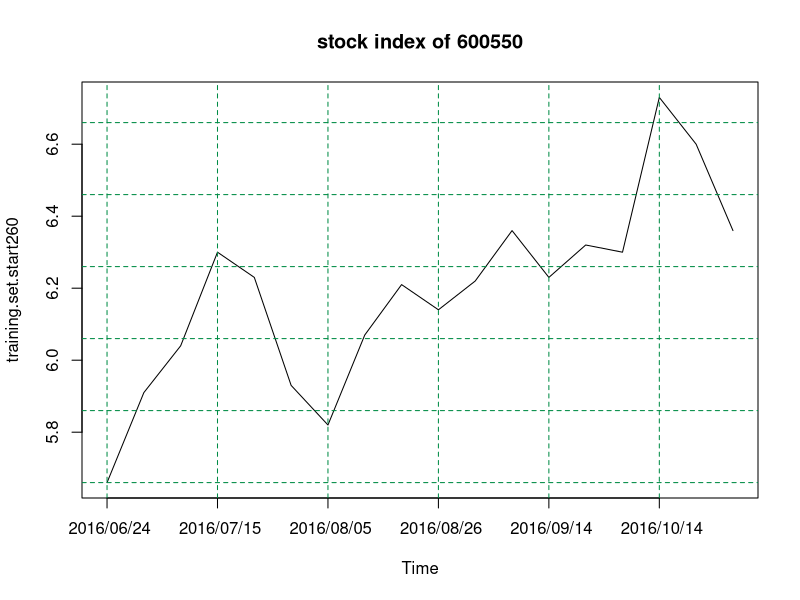
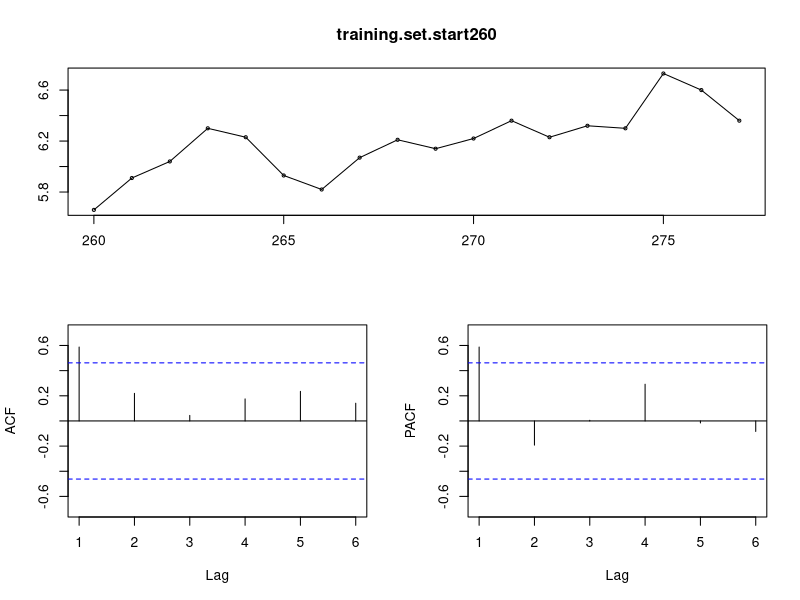
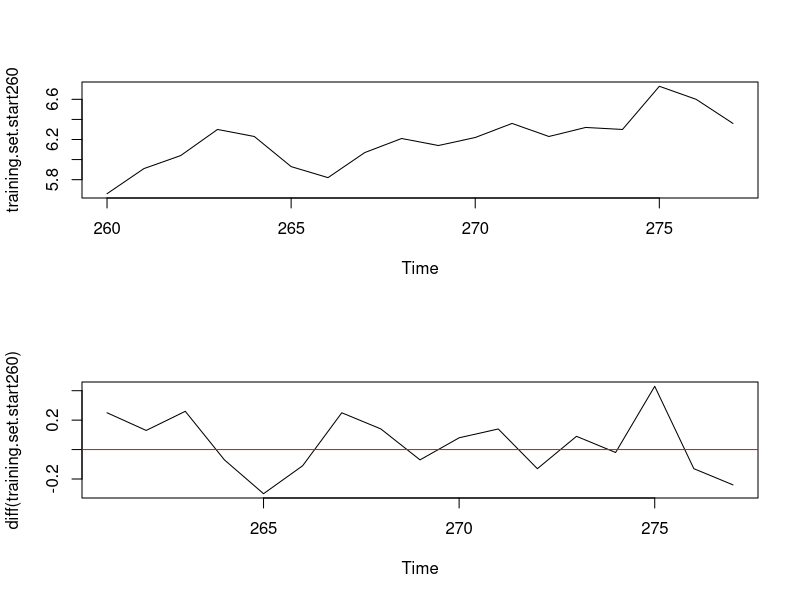
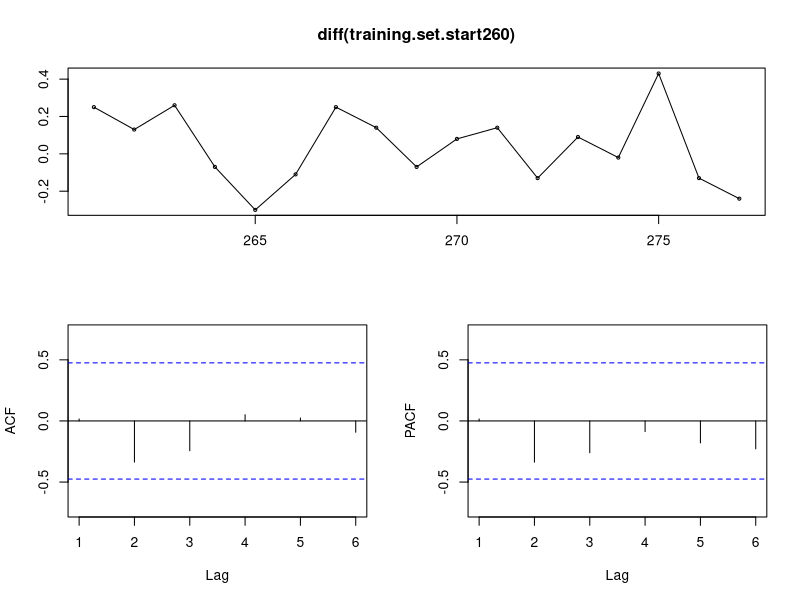
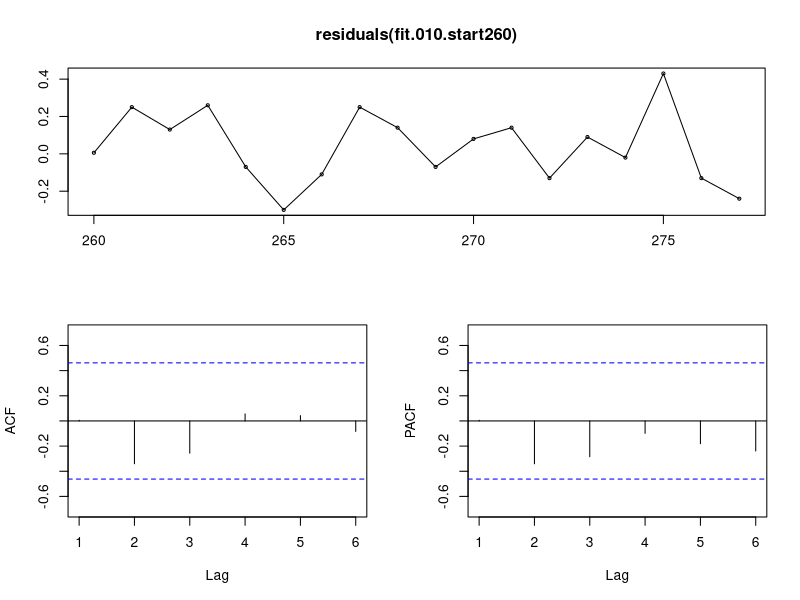

Write the R code that produced these figures, in order. (Note: this script raises an error after producing the figures.)
## ---- chunk 1
suppressMessages(library(forecast))

setwd("d://MyR//stock//")
original.data <- read.csv("600550.csv")
# (original.data)
close.price <- as.ts(original.data[,5])

training.set.start260 <- window(close.price, start = 260, end = 277)
test.set <- window(close.price, start = 278)

training.set.start235 <- window(close.price, start = 235, end = 277)
## ---- chunk 2
# dev.off()
par(mfrow = c(1,1))

# plot(training.set.start260)
plot(training.set.start260, axes = FALSE, main = "stock index of 600550")
axis(1, 
     at = seq(tsp(training.set.start260)[1], tsp(training.set.start260)[2], 3), 
     labels = original.data[seq(tsp(training.set.start260)[1], 
                                tsp(training.set.start260)[2], 3), 1])
axis(2)
box()

abline(v = seq(tsp(training.set.start260)[1], tsp(training.set.start260)[2], 3), 
       col = "springgreen4", 
       lty = "dashed",
       lwd = par("lwd"))

abline(h = seq(min(training.set.start260) - 0.2, 
               max(training.set.start260) + 0.2, 0.2), 
       col = "springgreen4", 
       lty = "dashed",
       lwd = par("lwd"))


## ---- chunk 3

tsdisplay(training.set.start260)
## ---- chunk 4

par(mfrow = c(2,1))
plot(training.set.start260)
plot(diff(training.set.start260))
abline(h = 0, col = "red")
## ---- chunk 5

tsdisplay(diff(training.set.start260))
## ---- chunk 6

##nsdiffs(training.set.start260)
ndiffs(training.set.start260)

## ---- chunk 7

(fit.010.start260 <- Arima(training.set.start260, order = c(0,1,0)))

tsdisplay(residuals(fit.010.start260))
## ---- chunk 8

Box.test(residuals(fit.010.start260), lag=3, fitdf=0)
Box.test(residuals(fit.010.start260), lag=3, fitdf=0, type = "Lj")

## ---- chunk 9
name.aicc <- c("Arima(training.set.start260, order = c(0,1,0))$aicc",
               "Arima(training.set.start260, order = c(0,1,1))$aicc",
               "Arima(training.set.start260, order = c(0,1,2))$aicc",
               "Arima(training.set.start260, order = c(1,1,0))$aicc",
               "Arima(training.set.start260, order = c(1,1,1))$aicc",
               "Arima(training.set.start260, order = c(1,1,2))$aicc",
               "Arima(training.set.start260, order = c(2,1,0))$aicc",
               "Arima(training.set.start260, order = c(2,1,1))$aicc",
               "Arima(training.set.start260, order = c(2,1,2))$aicc",
               
               "Arima(training.set.start260, order = c(0,1,0), include.drift = TRUE)$aicc",
               "Arima(training.set.start260, order = c(0,1,1), include.drift = TRUE)$aicc",
               "Arima(training.set.start260, order = c(0,1,2), include.drift = TRUE)$aicc",
               "Arima(training.set.start260, order = c(1,1,0), include.drift = TRUE)$aicc",
               "Arima(training.set.start260, order = c(1,1,1), include.drift = TRUE)$aicc",
               "Arima(training.set.start260, order = c(1,1,2), include.drift = TRUE)$aicc",
               "Arima(training.set.start260, order = c(2,1,0), include.drift = TRUE)$aicc",
               "Arima(training.set.start260, order = c(2,1,1), include.drift = TRUE)$aicc",
               "Arima(training.set.start260, order = c(2,1,2), include.drift = TRUE)$aicc"
               
)

aicc <- unlist(lapply(lapply(name.aicc, parse, file = "", n = NULL), eval))

name <-  substr(name.aicc, 1, nchar(name.aicc) - 5)

df <- data.frame(name = sub("training.set","",name), 
                 aicc = round(aicc, digits = 3))

(df[order(df$aicc),])

## ---- chunk 10

auto.arima(training.set.start260, stepwise = FALSE, approximation = FALSE)
## ---- chunk 11
# dev.off()
par(mfrow = c(1,1))

plot(residuals(fit.010.start260), axes = FALSE, main = "Arima(0,1,0)")
abline(h = 0, col = "red")
axis(1, 
     at = seq(tsp(training.set.start260)[1], tsp(training.set.start260)[2], 3), 
     labels = original.data[seq(tsp(training.set.start260)[1], 
                                tsp(training.set.start260)[2], 3), 1])
axis(2)
box()
## ---- chunk 12
# dev.off()
par(mfrow = c(1,1))

plot(as.numeric(residuals(fit.010.start260)) ~ as.numeric(fitted(fit.010.start260)), 
     main = "Arima(0,1,0)")
abline(h = 0, col = "red")



## ---- chunk 13
# dev.off()
par(mfrow = c(1,1))

qqnorm(residuals(fit.010.start260), main = "Arima(0,1,0)")
qqline(residuals(fit.010.start260))

## ---- chunk 14
# dev.off()

par(mfrow = c(1,1))


fc.arima.start260 <- forecast(fit.010.start260, h = length(test.set), level = 60)

ylim.upper <- max(c(fc.arima.start260$upper, 
                    fc.arima.start260$x)) + 0.2

ylim.lower <- min(c(fc.arima.start260$lower, 
                    fc.arima.start260$x)) - 0.2


plot(fc.arima.start260, ylim = c(ylim.lower, ylim.upper),
     type = "o", plot.conf = TRUE, shaded = FALSE, pi.col = "purple",
     axes = FALSE, main = "Arima(0,1,0)")
lines(test.set, type = "o",col = "red")

axis(1, at = seq(tsp(training.set.start260)[1], tsp(close.price)[2], 3), 
     labels = original.data[seq(tsp(training.set.start260)[1], tsp(close.price)[2], 3), 1])
axis(2)
box()

abline(v = seq(tsp(training.set.start260)[1], tsp(close.price)[2], 3), 
       col = "springgreen4", 
       lty = "dotted",
       lwd = par("lwd"))

abline(h = seq(ylim.lower, ylim.upper, 0.2), 
       col = "springgreen4", 
       lty = "dotted",
       lwd = par("lwd"))


## ---- chunk 15
# dev.off()
par(mfrow = c(1,1))


# plot(training.set.start260)
plot(training.set.start235, axes = FALSE, main = "stock index of 600550")
axis(1, at = seq(tsp(training.set.start235)[1], tsp(training.set.start235)[2], 5), 
     labels = original.data[seq(tsp(training.set.start235)[1], tsp(training.set.start235)[2], 5), 1])
axis(2)
box()

abline(v = seq(tsp(training.set.start235)[1], tsp(training.set.start235)[2], 5), 
       col = "springgreen4", 
       lty = "dashed",
       lwd = par("lwd"))

abline(h = seq(min(training.set.start235) - 0.1, 
               max(training.set.start235) + 0.1, 0.3), 
       col = "springgreen4", 
       lty = "dashed",
       lwd = par("lwd"))


## ---- chunk 16
tsdisplay(training.set.start235)
## ---- chunk 17
par(mfrow = c(2,1))
plot(training.set.start235)
plot(diff(training.set.start235))
abline(h = 0, col = "red")
## ---- chunk 18
tsdisplay(diff(training.set.start235))
## ---- chunk 19
##nsdiffs(training.set.start235)
ndiffs(training.set.start235)

## ---- chunk 20

(fit.010.start235 <- Arima(training.set.start235, order = c(0,1,0)))

tsdisplay(residuals(fit.010.start235))
## ---- chunk 21

Box.test(residuals(fit.010.start235), lag=8, fitdf=0)
Box.test(residuals(fit.010.start235), lag=8, fitdf=0, type = "Lj")

## ---- chunk 22
name.aicc <- c("Arima(training.set.start235, order = c(0,1,0))$aicc",
               "Arima(training.set.start235, order = c(0,1,1))$aicc",
               "Arima(training.set.start235, order = c(0,1,2))$aicc",
               
               "Arima(training.set.start235, order = c(1,1,0))$aicc",
               "Arima(training.set.start235, order = c(1,1,1))$aicc",
               "Arima(training.set.start235, order = c(1,1,2))$aicc",
               
               "Arima(training.set.start235, order = c(2,1,0))$aicc",
               "Arima(training.set.start235, order = c(2,1,1))$aicc",
               "Arima(training.set.start235, order = c(2,1,2))$aicc",
               
               "Arima(training.set.start235, order = c(0,1,0), include.drift = TRUE)$aicc",
               "Arima(training.set.start235, order = c(0,1,1), include.drift = TRUE)$aicc",
               "Arima(training.set.start235, order = c(0,1,2), include.drift = TRUE)$aicc",
               
               "Arima(training.set.start235, order = c(1,1,0), include.drift = TRUE)$aicc",
               "Arima(training.set.start235, order = c(1,1,1), include.drift = TRUE)$aicc",
               "Arima(training.set.start235, order = c(1,1,2), include.drift = TRUE)$aicc",
               
               "Arima(training.set.start235, order = c(2,1,0), include.drift = TRUE)$aicc",
               "Arima(training.set.start235, order = c(2,1,1), include.drift = TRUE)$aicc",
               "Arima(training.set.start235, order = c(2,1,2), include.drift = TRUE)$aicc"
               
)

aicc <- unlist(lapply(lapply(name.aicc, parse, file = "", n = NULL), eval))

name <-  substr(name.aicc, 1, nchar(name.aicc) - 5)

df <- data.frame(name = sub("training.set","",name), 
                 aicc = round(aicc, digits = 3))

(df[order(df$aicc),])

## ---- chunk 23

auto.arima(training.set.start235,  stepwise = FALSE, approximation = FALSE)

## ---- chunk 24

(fit.011.start235 <- Arima(training.set.start235, order = c(0,1,1)))

tsdisplay(residuals(fit.011.start235))
## ---- chunk 25

Box.test(residuals(fit.011.start235), lag=8, fitdf=1)
Box.test(residuals(fit.011.start235), lag=8, fitdf=1, type = "Lj")

## ---- chunk 26
# dev.off()
par(mfrow = c(1,1))

plot(residuals(fit.011.start235), axes = FALSE, main = "Arima(0,1,1)")
abline(h = 0, col = "red")
axis(1, 
     at = seq(tsp(training.set.start235)[1], tsp(training.set.start235)[2], 5), 
     labels = original.data[seq(tsp(training.set.start235)[1], 
                                tsp(training.set.start235)[2], 5), 1])
axis(2)
box()
## ---- chunk 27
# dev.off()
par(mfrow = c(1,1))

plot(as.numeric(residuals(fit.011.start235)) ~ as.numeric(fitted(fit.011.start235)), 
     main = "Arima(0,1,1)")
abline(h = 0, col = "red")



## ---- chunk 28
# dev.off()
par(mfrow = c(1,1))

qqnorm(residuals(fit.011.start235), main = "Arima(0,1,1)")
qqline(residuals(fit.011.start235))

## ---- chunk 29
# dev.off()

par(mfrow = c(1,1))


fc.arima.start235 <- forecast(fit.011.start235, h = length(test.set), level = 60)

ylim.upper <- max(c(fc.arima.start235$upper, 
                    fc.arima.start235$x)) + 0.1

ylim.lower <- min(c(fc.arima.start235$lower, 
                    fc.arima.start235$x)) - 0.1

plot(fc.arima.start235, ylim = c(ylim.lower, ylim.upper),
     type = "o", plot.conf = TRUE, shaded = FALSE, pi.col = "purple",
     axes = FALSE, main = "Arima(0,1,1)")
lines(test.set, type = "o",col = "red")

axis(1, at = seq(tsp(training.set.start235)[1], tsp(close.price)[2], 5), 
     labels = original.data[seq(tsp(training.set.start235)[1], tsp(close.price)[2], 5), 1])
axis(2)
box()

abline(v = seq(tsp(training.set.start235)[1], tsp(close.price)[2], 5), 
       col = "springgreen4", 
       lty = "dotted",
       lwd = par("lwd"))

abline(h = seq(ylim.lower, ylim.upper, 0.3), 
       col = "springgreen4", 
       lty = "dotted",
       lwd = par("lwd"))


## ---- chunk 30
# fit.holt.start260 <- holt(training.set.start260, 
#                           h = length(test.set),  
#                           level = 60)

fit.ses.ets.start235 <- ets(training.set.start235, model = "ANN", lambda = -1)

df.training.set.comparison <- rbind(accuracy(fit.010.start260),
            accuracy(fit.011.start235),
            accuracy(fit.ses.ets.start235))

row.names(df.training.set.comparison) <- c("Arima(0,1,0) 2016-6", 
                                           "Arima(0,1,1) 2015-12",
                                           "SES model 2015-12")
print(round(df.training.set.comparison, 3))


## ---- chunk 31

Box.test(residuals(fit.010.start260), lag=3, fitdf=0)
Box.test(residuals(fit.010.start260), lag=3, fitdf=0, type = "Lj")

Box.test(residuals(fit.011.start235), lag=8, fitdf=1)
Box.test(residuals(fit.011.start235), lag=8, fitdf=1, type = "Lj")

Box.test(residuals(fit.ses.ets.start235), lag=8, fitdf=1)
Box.test(residuals(fit.ses.ets.start235), lag=8, fitdf=1, type = "Lj")
## ---- chunk 32
# dev.off()
par(mfrow = c(1,3))

plot(as.numeric(residuals(fit.010.start260)) ~ as.numeric(fitted(fit.010.start260)), 
     main = "Arima(0,1,0) model for data between 2016-6 and 2016-9")
abline(h = 0, col = "red")

plot(as.numeric(residuals(fit.011.start235)) ~ as.numeric(fitted(fit.011.start235)), 
     main = "Arima(0,1,1) model for data between 2015-12 and 2016-9")
abline(h = 0, col = "red")

plot(as.numeric(residuals(fit.ses.ets.start235)) ~ as.numeric(fitted(fit.ses.ets.start235)), 
     main = "SES model for data between 2015-12 and 2016-9")
abline(h = 0, col = "red")

## ---- chunk 33
# dev.off()
par(mfrow = c(1,3))

qqnorm(residuals(fit.010.start260), main = "Arima(0,1,0) model for data between 2016-6 and 2016-9")
qqline(residuals(fit.010.start260))

qqnorm(residuals(fit.011.start235), main = "Arima(0,1,1) model for data between 2015-12 and 2016-9")
qqline(residuals(fit.011.start235))

qqnorm(residuals(fit.ses.ets.start235), main = "SES model for data between 2015-12 and 2016-9")
qqline(residuals(fit.ses.ets.start235))

## ---- chunk 34
df.test.set.comparison <- rbind(
        accuracy(forecast(fit.010.start260, h = length(test.set)), test.set)[2,],
        accuracy(forecast(fit.011.start235, h = length(test.set)), test.set)[2,],
        accuracy(forecast(fit.ses.ets.start235, h = length(test.set)), test.set)[2,])

row.names(df.test.set.comparison) <- c("Arima(0,1,0) 2016-6", 
                                       "Arima(0,1,1) 2015-12",
                                       "SES model 2015-12")
print(round(df.test.set.comparison, 3))


## ---- chunk 35
# dev.off()

fc.ses.ets.start235 <- forecast(fit.ses.ets.start235, h = length(test.set), level = 60)

ylim.upper.comparison <- max(c(fc.arima.start235$upper, 
                    fc.arima.start235$x,
                    fc.arima.start260$upper,
                    fc.ses.ets.start235$upper)) + 0.1

ylim.lower.comparison <- min(c(fc.arima.start235$lower, 
                    fc.arima.start235$x,
                    fc.arima.start260$lower,
                    fc.ses.ets.start235$lower)) - 0.1


par(mfrow = c(1,3))


plot(fc.arima.start260, 
     ylim = c(ylim.lower.comparison, ylim.upper.comparison),
     type = "o", plot.conf = TRUE, shaded = FALSE, pi.col = "purple",
     axes = FALSE, main = "Arima(0,1,0) model for data between 2016-6 and 2016-9")
lines(test.set, col = "red")

axis(1, at = seq(tsp(training.set.start260)[1], length(close.price), 5), 
     labels = FALSE)

text(seq(tsp(training.set.start260)[1], length(close.price), 5), 
     par("usr")[3] - 0.1, 
     labels = original.data[seq(tsp(training.set.start260)[1], length(close.price), 5), 1], 
     srt = 45, 
     pos = 1, 
     xpd = TRUE)

axis(2)
box()

abline(v = seq(tsp(training.set.start260)[1], length(close.price), 5), 
       col = "springgreen4", 
       lty = "dotted",
       lwd = par("lwd"))

abline(h = seq(ylim.lower.comparison, ylim.upper.comparison, 0.5), 
       col = "springgreen4", 
       lty = "dotted",
       lwd = par("lwd"))



###"Arima(0,1,1) model for data between 2015-12 and 2016-9"
plot(fc.arima.start235, 
     ylim = c(ylim.lower.comparison, ylim.upper.comparison),
     type = "o", plot.conf = TRUE, shaded = FALSE, pi.col = "purple",
     axes = FALSE, main = "Arima(0,1,1) model for data between 2015-12 and 2016-9")
lines(test.set, col = "red")
axis(1, at = seq(tsp(training.set.start235)[1], length(close.price), 5), 
     labels = FALSE)

text(seq(tsp(training.set.start235)[1], length(close.price), 5), 
     par("usr")[3] - 0.1, 
     labels = original.data[seq(tsp(training.set.start235)[1], length(close.price), 5), 1], 
     srt = 45, 
     pos = 1, 
     xpd = TRUE)


axis(2)
box()

abline(v = seq(tsp(training.set.start235)[1], length(close.price), 5), 
       col = "springgreen4", 
       lty = "dotted",
       lwd = par("lwd"))

abline(h = seq(ylim.lower.comparison, ylim.upper.comparison, 0.5), 
       col = "springgreen4", 
       lty = "dotted",
       lwd = par("lwd"))

###"Holt model for data between 2016-6 and 2016-9"

plot(fc.ses.ets.start235, 
     ylim = c(ylim.lower.comparison, ylim.upper.comparison),
     type = "o", plot.conf = TRUE, shaded = FALSE, pi.col = "purple",
     axes = FALSE, main = "SES model for data between 2015-12 and 2016-9")
lines(test.set, col = "red")

axis(1, at = seq(tsp(training.set.start235)[1], length(close.price), 5), 
     labels = FALSE)

text(seq(tsp(training.set.start235)[1], length(close.price), 5), 
     par("usr")[3] - 0.1, 
     labels = original.data[seq(tsp(training.set.start235)[1], length(close.price), 5), 1], 
     srt = 45, 
     pos = 1, 
     xpd = TRUE)

axis(2)
box()

abline(v = seq(tsp(training.set.start235)[1], length(close.price), 5), 
       col = "springgreen4", 
       lty = "dotted",
       lwd = par("lwd"))

abline(h = seq(ylim.lower.comparison, ylim.upper.comparison, 0.5), 
       col = "springgreen4", 
       lty = "dotted",
       lwd = par("lwd"))


## ---- chunk 36

review.length <- 5

refined.training.set.last5weeks <- 
        window(close.price, start = 260, end = length(close.price) - review.length)

refined.test.set.last5weeks <- 
        window(close.price, start = length(close.price) - review.length + 1)

## ---- chunk 37
tsdisplay(refined.training.set.last5weeks)
## ---- chunk 38

par(mfrow = c(2,1))
plot(refined.training.set.last5weeks)
plot(diff(refined.training.set.last5weeks))
abline(h = 0, col = "red")
## ---- chunk 39

tsdisplay(diff(refined.training.set.last5weeks))
## ---- chunk 40

##nsdiffs(refined.training.set.last5weeks)
ndiffs(refined.training.set.last5weeks)

## ---- chunk 41

(fit.010.last5weeks <- Arima(refined.training.set.last5weeks, order = c(0,1,0)))

tsdisplay(residuals(fit.010.last5weeks))

## ---- chunk 42

Box.test(residuals(fit.010.last5weeks), lag=4, fitdf=0)
Box.test(residuals(fit.010.last5weeks), lag=4, fitdf=0, type = "Lj")

## ---- chunk 43
name.aicc <- c("Arima(refined.training.set.last5weeks, order = c(0,1,0))$aicc",
               "Arima(refined.training.set.last5weeks, order = c(0,1,1))$aicc",
               "Arima(refined.training.set.last5weeks, order = c(0,1,2))$aicc",
               "Arima(refined.training.set.last5weeks, order = c(0,1,3))$aicc",
               
               "Arima(refined.training.set.last5weeks, order = c(1,1,0))$aicc",
               "Arima(refined.training.set.last5weeks, order = c(1,1,1))$aicc",
               "Arima(refined.training.set.last5weeks, order = c(1,1,2))$aicc",
               "Arima(refined.training.set.last5weeks, order = c(1,1,3))$aicc",
               
               "Arima(refined.training.set.last5weeks, order = c(2,1,0))$aicc",
               "Arima(refined.training.set.last5weeks, order = c(2,1,1))$aicc",
               "Arima(refined.training.set.last5weeks, order = c(2,1,2))$aicc",
               "Arima(refined.training.set.last5weeks, order = c(2,1,3))$aicc",
               
               "Arima(refined.training.set.last5weeks, order = c(3,1,0))$aicc",
               "Arima(refined.training.set.last5weeks, order = c(3,1,1))$aicc",
               "Arima(refined.training.set.last5weeks, order = c(3,1,2))$aicc",
               "Arima(refined.training.set.last5weeks, order = c(3,1,3))$aicc",
               
               "Arima(refined.training.set.last5weeks, order = c(0,1,0), include.drift = TRUE)$aicc",
               "Arima(refined.training.set.last5weeks, order = c(0,1,1), include.drift = TRUE)$aicc",
               "Arima(refined.training.set.last5weeks, order = c(0,1,2), include.drift = TRUE)$aicc",
               "Arima(refined.training.set.last5weeks, order = c(0,1,3), include.drift = TRUE)$aicc",
               
               "Arima(refined.training.set.last5weeks, order = c(1,1,0), include.drift = TRUE)$aicc",
               "Arima(refined.training.set.last5weeks, order = c(1,1,1), include.drift = TRUE)$aicc",
               "Arima(refined.training.set.last5weeks, order = c(1,1,2), include.drift = TRUE)$aicc",
               "Arima(refined.training.set.last5weeks, order = c(1,1,3), include.drift = TRUE)$aicc",
               
               "Arima(refined.training.set.last5weeks, order = c(2,1,0), include.drift = TRUE)$aicc",
               "Arima(refined.training.set.last5weeks, order = c(2,1,1), include.drift = TRUE)$aicc",
               "Arima(refined.training.set.last5weeks, order = c(2,1,2), include.drift = TRUE)$aicc",
               "Arima(refined.training.set.last5weeks, order = c(2,1,3), include.drift = TRUE)$aicc",
               
               "Arima(refined.training.set.last5weeks, order = c(3,1,0), include.drift = TRUE)$aicc",
               "Arima(refined.training.set.last5weeks, order = c(3,1,1), include.drift = TRUE)$aicc",
               "Arima(refined.training.set.last5weeks, order = c(3,1,2), include.drift = TRUE)$aicc",
               "Arima(refined.training.set.last5weeks, order = c(3,1,3), include.drift = TRUE)$aicc"
)

aicc <- unlist(lapply(lapply(name.aicc, parse, file = "", n = NULL), eval))

name <-  substr(name.aicc, 1, nchar(name.aicc) - 5)

df <- data.frame(name = sub("refined.training.set","",name), 
                 aicc = round(aicc, digits = 3))

(df[order(df$aicc),])

## ---- chunk 44

(fit.211.drift.last5weeks <- Arima(refined.training.set.last5weeks, order = c(2,1,1), include.drift = TRUE))
                       
Box.test(residuals(fit.211.drift.last5weeks), lag=4, fitdf=3)
Box.test(residuals(fit.211.drift.last5weeks), lag=4, fitdf=3, type = "Lj")
## ---- chunk 45

(fit.012.drift.last5weeks <- Arima(refined.training.set.last5weeks, order = c(0,1,2), include.drift = TRUE))
                       
Box.test(residuals(fit.012.drift.last5weeks), lag=4, fitdf=2)
Box.test(residuals(fit.012.drift.last5weeks), lag=4, fitdf=2, type = "Lj")
## ---- chunk 46

auto.arima(refined.training.set.last5weeks, stepwise = FALSE, approximation = FALSE)
                       
## ---- chunk 47
# dev.off()
par(mfrow = c(1,3))

plot(residuals(fit.211.drift.last5weeks), axes = FALSE, main = "Arima(2,1,1)")
abline(h = 0, col = "red")
axis(1, 
     at = seq(tsp(refined.training.set.last5weeks)[1], tsp(refined.training.set.last5weeks)[2], 5), 
     labels = original.data[seq(tsp(refined.training.set.last5weeks)[1], 
                                tsp(refined.training.set.last5weeks)[2], 5), 1])
axis(2)
box()

plot(residuals(fit.012.drift.last5weeks), axes = FALSE, main = "Arima(0,1,2)")
abline(h = 0, col = "red")
axis(1, 
     at = seq(tsp(refined.training.set.last5weeks)[1], tsp(refined.training.set.last5weeks)[2], 5), 
     labels = original.data[seq(tsp(refined.training.set.last5weeks)[1], 
                                tsp(refined.training.set.last5weeks)[2], 5), 1])
axis(2)
box()


plot(residuals(fit.010.last5weeks), axes = FALSE, main = "Arima(0,1,0)")
abline(h = 0, col = "red")
axis(1, 
     at = seq(tsp(refined.training.set.last5weeks)[1], tsp(refined.training.set.last5weeks)[2], 5), 
     labels = original.data[seq(tsp(refined.training.set.last5weeks)[1], 
                                tsp(refined.training.set.last5weeks)[2], 5), 1])
axis(2)
box()
## ---- chunk 48
# dev.off()
par(mfrow = c(1,3))

plot(as.numeric(residuals(fit.211.drift.last5weeks)) ~ as.numeric(fitted(fit.211.drift.last5weeks)), 
     main = "Arima(2,1,1)")
abline(h = 0, col = "red")

plot(as.numeric(residuals(fit.012.drift.last5weeks)) ~ as.numeric(fitted(fit.012.drift.last5weeks)), 
     main = "Arima(0,1,2)")
abline(h = 0, col = "red")

plot(as.numeric(residuals(fit.010.last5weeks)) ~ as.numeric(fitted(fit.010.last5weeks)), 
     main = "Arima(0,1,0)")
abline(h = 0, col = "red")



## ---- chunk 49
# dev.off()
par(mfrow = c(1,3))

qqnorm(residuals(fit.211.drift.last5weeks), main = "Arima(2,1,1)")
qqline(residuals(fit.211.drift.last5weeks))

qqnorm(residuals(fit.012.drift.last5weeks), main = "Arima(0,1,2)")
qqline(residuals(fit.012.drift.last5weeks))

qqnorm(residuals(fit.010.last5weeks), main = "Arima(0,1,0)")
qqline(residuals(fit.010.last5weeks))

## ---- chunk 50
par(mfrow = c(1,3))

refined.fc.arima211.last5weeks <- forecast(fit.211.drift.last5weeks, #h = 70, 
                          h = review.length,  
                          level = c(80,95))

refined.fc.arima012.last5weeks <- forecast(fit.012.drift.last5weeks, #h = 70, 
                          h = review.length,  
                          level = c(80,95))

refined.fc.arima010.last5weeks <- forecast(fit.010.last5weeks, #h = 70, 
                          h = review.length,  
                          level = c(80,95))

ylim.upper.last5weeks <- max(c(refined.fc.arima211.last5weeks$upper,
                               refined.fc.arima012.last5weeks$upper,
        refined.fc.arima010.last5weeks$upper, 
                    refined.fc.arima010.last5weeks$x)) + 0.1


ylim.lower.last5weeks <- min(c(refined.fc.arima211.last5weeks$lower,
                               refined.fc.arima012.last5weeks$lower,
        refined.fc.arima010.last5weeks$lower, 
                    refined.fc.arima010.last5weeks$x)) - 0.1

plot(refined.fc.arima211.last5weeks, 
     ylim = c(ylim.lower.last5weeks, ylim.upper.last5weeks),
     type = "o", plot.conf = TRUE, shaded = TRUE, 
     fcol = "red", pi.col = "red",
     axes = FALSE, main = "Forecast for the last 5 weeks using Arima(2,1,1) model")

lines(fitted(refined.fc.arima211.last5weeks), col = "red")

lines(window(close.price, start = tsp(refined.training.set.last5weeks)[1]), 
      type = "o")

axis(1, at = seq(tsp(refined.training.set.last5weeks)[1], length(close.price), 5), 
     labels = original.data[seq(tsp(refined.training.set.last5weeks)[1], length(close.price), 5), 1])
axis(2)
box()

abline(v = seq(tsp(refined.fc.arima211.last5weeks$x)[1], length(close.price), 5), 
       col = "springgreen4", 
       lty = "dotted",
       lwd = par("lwd"))

abline(h = seq(ylim.lower.last5weeks, ylim.upper.last5weeks, 0.3), 
       col = "springgreen4", 
       lty = "dotted",
       lwd = par("lwd"))

plot(refined.fc.arima012.last5weeks, 
     ylim = c(ylim.lower.last5weeks, ylim.upper.last5weeks),
     type = "o", plot.conf = TRUE, shaded = TRUE, 
     fcol = "red", pi.col = "red",
     axes = FALSE, main = "Forecast for the last 5 weeks using Arima(0,1,2) model")

lines(fitted(refined.fc.arima012.last5weeks), col = "red")

lines(window(close.price, start = tsp(refined.training.set.last5weeks)[1]), 
      type = "o")

axis(1, at = seq(tsp(refined.training.set.last5weeks)[1], length(close.price), 5), 
     labels = original.data[seq(tsp(refined.training.set.last5weeks)[1], length(close.price), 5), 1])
axis(2)
box()

abline(v = seq(tsp(refined.fc.arima012.last5weeks$x)[1], length(close.price), 5), 
       col = "springgreen4", 
       lty = "dotted",
       lwd = par("lwd"))

abline(h = seq(ylim.lower.last5weeks, ylim.upper.last5weeks, 0.3), 
       col = "springgreen4", 
       lty = "dotted",
       lwd = par("lwd"))


plot(refined.fc.arima010.last5weeks, 
     ylim = c(ylim.lower.last5weeks, ylim.upper.last5weeks),
     type = "o", plot.conf = TRUE, shaded = TRUE, 
     fcol = "red", pi.col = "red",
     axes = FALSE, main = "Forecast for the last 5 weeks using Arima(0,1,0) model")

lines(fitted(refined.fc.arima010.last5weeks), col = "red")

lines(window(close.price, start = tsp(refined.training.set.last5weeks)[1]), 
      type = "o")

axis(1, at = seq(tsp(refined.training.set.last5weeks)[1], length(close.price), 5), 
     labels = original.data[seq(tsp(refined.training.set.last5weeks)[1], length(close.price), 5), 1])
axis(2)
box()

abline(v = seq(tsp(refined.fc.arima010.last5weeks$x)[1], length(close.price), 5), 
       col = "springgreen4", 
       lty = "dotted",
       lwd = par("lwd"))

abline(h = seq(ylim.lower.last5weeks, ylim.upper.last5weeks, 0.3), 
       col = "springgreen4", 
       lty = "dotted",
       lwd = par("lwd"))


summary(refined.fc.arima010.last5weeks)

## ---- chunk 51

refined.dataset.last.week <- window(close.price, start = 260, end = length(close.price) - 1)

## ---- chunk 52

tsdisplay(refined.dataset.last.week)
## ---- chunk 53

par(mfrow = c(2,1))
plot(refined.dataset.last.week)
plot(diff(refined.dataset.last.week))
abline(h = 0, col = "red")
## ---- chunk 54

tsdisplay(diff(refined.dataset.last.week))
## ---- chunk 55

##nsdiffs(refined.dataset.last.week)
ndiffs(refined.dataset.last.week)

## ---- chunk 56

(fit.010.start260.last.week <- Arima(refined.dataset.last.week, order = c(0,1,0)))

tsdisplay(residuals(fit.010.start260.last.week))
## ---- chunk 57

Box.test(residuals(fit.010.start260.last.week), lag=4, fitdf=0)
Box.test(residuals(fit.010.start260.last.week), lag=4, fitdf=0, type = "Lj")

## ---- chunk 58
name.aicc <- c("Arima(refined.dataset.last.week, order = c(0,1,0))$aicc",
               "Arima(refined.dataset.last.week, order = c(0,1,1))$aicc",
               "Arima(refined.dataset.last.week, order = c(0,1,2))$aicc",
               "Arima(refined.dataset.last.week, order = c(0,1,3))$aicc",
               
               "Arima(refined.dataset.last.week, order = c(1,1,0))$aicc",
               "Arima(refined.dataset.last.week, order = c(1,1,1))$aicc",
               "Arima(refined.dataset.last.week, order = c(1,1,2))$aicc",
               "Arima(refined.dataset.last.week, order = c(1,1,3))$aicc",
               
               "Arima(refined.dataset.last.week, order = c(2,1,0))$aicc",
               "Arima(refined.dataset.last.week, order = c(2,1,1))$aicc",
               "Arima(refined.dataset.last.week, order = c(2,1,2))$aicc",
               "Arima(refined.dataset.last.week, order = c(2,1,3))$aicc",
               
               "Arima(refined.dataset.last.week, order = c(3,1,0))$aicc",
               "Arima(refined.dataset.last.week, order = c(3,1,1))$aicc",
               "Arima(refined.dataset.last.week, order = c(3,1,2))$aicc",
               "Arima(refined.dataset.last.week, order = c(3,1,3))$aicc",
               
               "Arima(refined.dataset.last.week, order = c(0,1,0), include.drift = TRUE)$aicc",
               "Arima(refined.dataset.last.week, order = c(0,1,1), include.drift = TRUE)$aicc",
               "Arima(refined.dataset.last.week, order = c(0,1,2), include.drift = TRUE)$aicc",
               "Arima(refined.dataset.last.week, order = c(0,1,3), include.drift = TRUE)$aicc",
               
               "Arima(refined.dataset.last.week, order = c(1,1,0), include.drift = TRUE)$aicc",
               "Arima(refined.dataset.last.week, order = c(1,1,1), include.drift = TRUE)$aicc",
               "Arima(refined.dataset.last.week, order = c(1,1,2), include.drift = TRUE)$aicc",
               "Arima(refined.dataset.last.week, order = c(1,1,3), include.drift = TRUE)$aicc",
               
               "Arima(refined.dataset.last.week, order = c(2,1,0), include.drift = TRUE)$aicc",
               "Arima(refined.dataset.last.week, order = c(2,1,1), include.drift = TRUE)$aicc",
               "Arima(refined.dataset.last.week, order = c(2,1,2), include.drift = TRUE)$aicc",
               "Arima(refined.dataset.last.week, order = c(2,1,3), include.drift = TRUE)$aicc",
               
               "Arima(refined.dataset.last.week, order = c(3,1,0), include.drift = TRUE)$aicc",
               "Arima(refined.dataset.last.week, order = c(3,1,1), include.drift = TRUE)$aicc",
               "Arima(refined.dataset.last.week, order = c(3,1,2), include.drift = TRUE)$aicc",
               "Arima(refined.dataset.last.week, order = c(3,1,3), include.drift = TRUE)$aicc"
               
)

aicc <- unlist(lapply(lapply(name.aicc, parse, file = "", n = NULL), eval))

name <-  substr(name.aicc, 1, nchar(name.aicc) - 5)

df <- data.frame(name = sub("refined.dataset","",name), 
                 aicc = round(aicc, digits = 3))

(df[order(df$aicc),])

## ---- chunk 59

auto.arima(refined.dataset.last.week, stepwise = FALSE, approximation = FALSE)
## ---- chunk 60

# (fit.211.start260.last.week <- 
#          Arima(refined.dataset.last.week, order = c(2,1,1), include.drift = TRUE))
# 
# tsdisplay(residuals(fit.211.start260.last.week))

## ---- chunk 61

# Box.test(residuals(fit.211.start260.last.week), lag=4, fitdf=3)
# Box.test(residuals(fit.211.start260.last.week), lag=4, fitdf=3, type = "Lj")

## ---- chunk 62
# dev.off()
# par(mfrow = c(1,2))

# plot(residuals(fit.211.start260.last.week), axes = FALSE, main = "Arima(2,1,1)")
# abline(h = 0, col = "red")
# axis(1, 
#      at = seq(tsp(refined.dataset.last.week)[1], tsp(refined.dataset.last.week)[2], 5), 
#      labels = original.data[seq(tsp(refined.dataset.last.week)[1], 
#                                 tsp(refined.dataset.last.week)[2], 5), 1])
# axis(2)
# box()

plot(residuals(fit.010.start260.last.week), axes = FALSE, main = "Arima(0,1,0)")
abline(h = 0, col = "red")
axis(1, 
     at = seq(tsp(refined.dataset.last.week)[1], tsp(refined.dataset.last.week)[2], 5), 
     labels = original.data[seq(tsp(refined.dataset.last.week)[1], 
                                tsp(refined.dataset.last.week)[2], 5), 1])
axis(2)
box()
## ---- chunk 63
# dev.off()
# par(mfrow = c(1,2))
# 
# plot(as.numeric(residuals(fit.211.start260.last.week)) ~ as.numeric(fitted(fit.211.start260.last.week)), 
#      main = "Arima(2,1,1)")
# abline(h = 0, col = "red")

plot(as.numeric(residuals(fit.010.start260.last.week)) ~ as.numeric(fitted(fit.010.start260.last.week)), 
     main = "Arima(0,1,0)")
abline(h = 0, col = "red")


## ---- chunk 64
# dev.off()
# par(mfrow = c(1,2))
# 
# qqnorm(residuals(fit.211.start260.last.week), main = "Arima(2,1,1)")
# qqline(residuals(fit.211.start260.last.week))

qqnorm(residuals(fit.010.start260.last.week), main = "Arima(0,1,0)")
qqline(residuals(fit.010.start260.last.week))

## ---- chunk 65
# refined.fc.arima.211.last.week <- forecast(fit.211.start260.last.week, 
#                           h = 1,  
#                           level = 80)

refined.fc.arima.010.last.week <- forecast(fit.010.start260.last.week, 
                          h = 1,  
                          level = 80)

ylim.upper <- max(c(#refined.fc.arima.211.last.week$upper, 
        #refined.fc.arima.211.last.week$x,
        refined.fc.arima.010.last.week$x,
        refined.fc.arima.010.last.week$upper)) + 0.1


ylim.lower <- min(c(#refined.fc.arima.211.last.week$lower, 
        #refined.fc.arima.211.last.week$x,
        refined.fc.arima.010.last.week$x,
        refined.fc.arima.010.last.week$lower)) - 0.1

# par(mfrow = c(1,2))
# 
# plot(refined.fc.arima.211.last.week, ylim = c(ylim.lower, ylim.upper),
#      type = "o", plot.conf = TRUE, shaded = FALSE, 
#      fcol = "red", pi.col = "red",
#      axes = FALSE, main = "Forecast for last week using Arima(2,1,1) model")
# 
# lines(fitted(refined.fc.arima.211.last.week), col = "red")
# 
# lines(window(close.price, start = tsp(refined.dataset.last.week)[1]), 
#       type = "o")
# 
# axis(1, at = seq(tsp(refined.fc.arima.211.last.week$x)[1], length(close.price), 5), 
#      labels = original.data[seq(tsp(refined.fc.arima.211.last.week$x)[1], length(close.price), 5), 1])
# axis(2)
# box()
# 
# abline(v = seq(tsp(refined.fc.arima.211.last.week$x)[1], length(close.price), 5), 
#        col = "springgreen4", 
#        lty = "dotted",
#        lwd = par("lwd"))
# 
# abline(h = seq(ylim.lower, ylim.upper, 0.3), 
#        col = "springgreen4", 
#        lty = "dotted",
#        lwd = par("lwd"))
# 
# 
# summary(refined.fc.arima.211.last.week)

plot(refined.fc.arima.010.last.week, ylim = c(ylim.lower, ylim.upper),
     type = "o", plot.conf = TRUE, shaded = FALSE, 
     fcol = "red", pi.col = "red",
     axes = FALSE, main = "Forecast for last week using Arima(0,1,0) model")

lines(fitted(refined.fc.arima.010.last.week), col = "red")

lines(window(close.price, start = tsp(refined.dataset.last.week)[1]), 
      type = "o")

axis(1, at = seq(tsp(refined.fc.arima.010.last.week$x)[1], length(close.price), 5), 
     labels = original.data[seq(tsp(refined.fc.arima.010.last.week$x)[1], length(close.price), 5), 1])
axis(2)
box()

abline(v = seq(tsp(refined.fc.arima.010.last.week$x)[1], length(close.price), 5), 
       col = "springgreen4", 
       lty = "dotted",
       lwd = par("lwd"))

abline(h = seq(ylim.lower, ylim.upper, 0.3), 
       col = "springgreen4", 
       lty = "dotted",
       lwd = par("lwd"))


summary(refined.fc.arima.010.last.week)


## ---- chunk 66

refined.dataset <- window(close.price, start = 260) 

tsdisplay(refined.dataset)
## ---- chunk 67

par(mfrow = c(2,1))
plot(refined.dataset)
plot(diff(refined.dataset))
abline(h = 0, col = "red")
## ---- chunk 68

tsdisplay(diff(refined.dataset))
## ---- chunk 69

##nsdiffs(refined.dataset)
ndiffs(refined.dataset)

## ---- chunk 70

(fit.012.start260.endfinal <- Arima(refined.dataset, order = c(0,1,2)))

tsdisplay(residuals(fit.012.start260.endfinal))
## ---- chunk 71

Box.test(residuals(fit.012.start260.endfinal), lag=4, fitdf=2)
Box.test(residuals(fit.012.start260.endfinal), lag=4, fitdf=2, type = "Lj")

## ---- chunk 72
name.aicc <- c("Arima(refined.dataset, order = c(0,1,0))$aicc",
               "Arima(refined.dataset, order = c(0,1,1))$aicc",
               "Arima(refined.dataset, order = c(0,1,2))$aicc",
               "Arima(refined.dataset, order = c(0,1,3))$aicc",
               
               "Arima(refined.dataset, order = c(1,1,0))$aicc",
               "Arima(refined.dataset, order = c(1,1,1))$aicc",
               "Arima(refined.dataset, order = c(1,1,2))$aicc",
               "Arima(refined.dataset, order = c(1,1,3))$aicc",
               
               "Arima(refined.dataset, order = c(2,1,0))$aicc",
               "Arima(refined.dataset, order = c(2,1,1))$aicc",
               "Arima(refined.dataset, order = c(2,1,2))$aicc",
               "Arima(refined.dataset, order = c(2,1,3))$aicc",
               
               "Arima(refined.dataset, order = c(3,1,0))$aicc",
               "Arima(refined.dataset, order = c(3,1,1))$aicc",
               "Arima(refined.dataset, order = c(3,1,2))$aicc",
               "Arima(refined.dataset, order = c(3,1,3))$aicc",
               
               "Arima(refined.dataset, order = c(0,1,0), include.drift = TRUE)$aicc",
               "Arima(refined.dataset, order = c(0,1,1), include.drift = TRUE)$aicc",
               "Arima(refined.dataset, order = c(0,1,2), include.drift = TRUE)$aicc",
               "Arima(refined.dataset, order = c(0,1,3), include.drift = TRUE)$aicc",
               
               "Arima(refined.dataset, order = c(1,1,0), include.drift = TRUE)$aicc",
               "Arima(refined.dataset, order = c(1,1,1), include.drift = TRUE)$aicc",
               "Arima(refined.dataset, order = c(1,1,2), include.drift = TRUE)$aicc",
               "Arima(refined.dataset, order = c(1,1,3), include.drift = TRUE)$aicc",
               
               "Arima(refined.dataset, order = c(2,1,0), include.drift = TRUE)$aicc",
               "Arima(refined.dataset, order = c(2,1,1), include.drift = TRUE)$aicc",
               "Arima(refined.dataset, order = c(2,1,2), include.drift = TRUE)$aicc",
               "Arima(refined.dataset, order = c(2,1,3), include.drift = TRUE)$aicc",
               
               "Arima(refined.dataset, order = c(3,1,0), include.drift = TRUE)$aicc",
               "Arima(refined.dataset, order = c(3,1,1), include.drift = TRUE)$aicc",
               "Arima(refined.dataset, order = c(3,1,2), include.drift = TRUE)$aicc",
               "Arima(refined.dataset, order = c(3,1,3), include.drift = TRUE)$aicc"
               
)

aicc <- unlist(lapply(lapply(name.aicc, parse, file = "", n = NULL), eval))

name <-  substr(name.aicc, 1, nchar(name.aicc) - 5)

df <- data.frame(name = sub("refined.dataset","",name), 
                 aicc = round(aicc, digits = 3))

(df[order(df$aicc),])

## ---- chunk 73

auto.arima(refined.dataset, stepwise = FALSE, approximation = FALSE)

## ---- chunk 74

(fit.010.start260.endfinal <- Arima(refined.dataset, order = c(0,1,0)))

tsdisplay(residuals(fit.010.start260.endfinal))
## ---- chunk 75

(fit.010.start260.endfinal <- Arima(refined.dataset, order = c(0,1,0)))

tsdisplay(residuals(fit.010.start260.endfinal))
## ---- chunk 76

Box.test(residuals(fit.010.start260.endfinal), lag=4, fitdf=0)
Box.test(residuals(fit.010.start260.endfinal), lag=4, fitdf=0, type = "Lj")

## ---- chunk 77
# dev.off()
par(mfrow = c(1,1))


plot(residuals(fit.010.start260.endfinal), axes = FALSE, main = "Arima(0,1,0)")
abline(h = 0, col = "red")
axis(1, 
     at = seq(tsp(refined.dataset)[1], tsp(refined.dataset)[2], 5), 
     labels = original.data[seq(tsp(refined.dataset)[1], 
                                tsp(refined.dataset)[2], 5), 1])
axis(2)
box()
## ---- chunk 78
# dev.off()
par(mfrow = c(1,1))

plot(as.numeric(residuals(fit.010.start260.endfinal)) ~ as.numeric(fitted(fit.010.start260.endfinal)), 
     main = "Arima(0,1,0)")
abline(h = 0, col = "red")


## ---- chunk 79
# dev.off()
par(mfrow = c(1,1))

qqnorm(residuals(fit.010.start260.endfinal), main = "Arima(0,1,0)")
qqline(residuals(fit.010.start260.endfinal))
## ---- chunk 80

prediction.length <- 3


refined.fc.arima.010.next3weeks <- forecast(fit.010.start260.endfinal, 
                          h = prediction.length,  
                          level = 80)

ylim.upper.next3weeks <- max(c(refined.fc.arima.010.next3weeks$x,
                    refined.fc.arima.010.next3weeks$upper)) + 0.1


ylim.lower.next3weeks <- min(c(refined.fc.arima.010.next3weeks$x,
                    refined.fc.arima.010.next3weeks$lower)) - 0.1

par(mfrow = c(1,1))
plot(refined.fc.arima.010.next3weeks, 
     ylim = c(ylim.lower.next3weeks, ylim.upper.next3weeks),
     type = "o", plot.conf = TRUE, shaded = FALSE, 
     fcol = "red", pi.col = "red",
     axes = FALSE, main = "Forecast for the next 3 weeks using Arima(0,1,0) model")

lines(fitted(refined.fc.arima.010.next3weeks), col = "red")

axis(1, at = seq(tsp(refined.fc.arima.010.next3weeks$x)[1], length(close.price), 5), 
     labels = original.data[seq(tsp(refined.fc.arima.010.next3weeks$x)[1], length(close.price), 5), 1])
axis(2)
box()

abline(v = seq(tsp(refined.fc.arima.010.next3weeks$x)[1], length(close.price), 5), 
       col = "springgreen4", 
       lty = "dotted",
       lwd = par("lwd"))

abline(h = seq(ylim.lower.next3weeks, ylim.upper.next3weeks, 0.3), 
       col = "springgreen4", 
       lty = "dotted",
       lwd = par("lwd"))


summary(refined.fc.arima.010.next3weeks)
